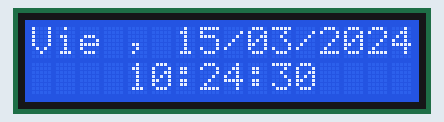
Simulated run of this sketch. Board: Arduino Uno, built with avr-gcc and run on an emulated ATmega328P. On the bench: 16×2 character LCD. The local clock reads 2024-03-15 10:24:30 at power-on unless the sketch sets it.

Above: at 0.1 s.
At 4.3 s:
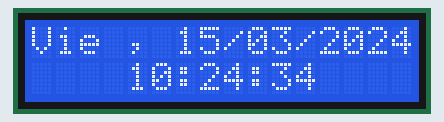
At 9.4 s:
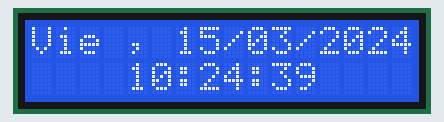
At 18.7 s:
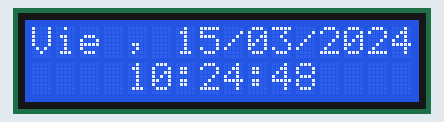
At 28.0 s:
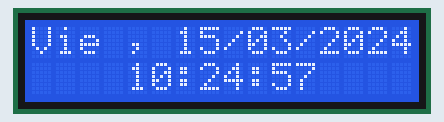
At 38.3 s:
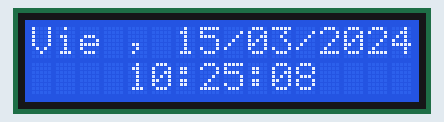

Measured:
- what the display in image 1 shows lasts 1.0 s, from 4.2 s to 5.2 s

The sketch:

RTC_LCD.ino
```cpp
#include <Wire.h> // Incluímos la librería Wire.
#include <LCD.h> // Incluímos la librería LCD.
#include <LiquidCrystal_I2C.h> // Incluímos la librería I2C para el display.
#include <DS1302.h> // Incluímos la librería para el control del reloj DS1302.

#define I2C_ADDR 0x3F // Definimos una variable global de la dirección del display.
Time t; // Definimos la variable "t" para guardar los datos.

DS1302 rtc(4, 3, 2); // Elegimos los pines conectados al RTC (RST,DAT,CLK).
LiquidCrystal_I2C lcd(I2C_ADDR, 2, 1, 0, 4, 5, 6, 7); // Elegimos la dirección y los pines que conectarían al display si no fuera I2C.

void setup()
{
        Wire.begin(); // Inicializamos el bus I2C.
        rtc.halt(false); // Inicializamos el RTC.
        rtc.writeProtect(true); // Activamos la protección contra escritura.
        lcd.begin (16, 2); // Inicializamos el display con 16 caraceres y 2 líneas.
        lcd.setBacklightPin(3, POSITIVE); // Activamos la luz de encendido del display, en este caso en el pin 3.
        lcd.setBacklight(HIGH); // Pin 3 encendido.
}

void loop()
{
        t = rtc.getTime(); // Inicializamos la variable "t" que creamos antes para que nos muestre los datos de tiempo recogidos por el RTC.

        lcd.setCursor(0, 0); // Nos colocamos para escribir en la parte superior del display.
        if (t.dow == 1) lcd.print("Lun"); // La variable t.dow (día de la semana) tendrá valor 1 para Lun y 7 para Dom.
        if (t.dow == 2) lcd.print("Mar");
        if (t.dow == 3) lcd.print("Mie");
        if (t.dow == 4) lcd.print("Jue");
        if (t.dow == 5) lcd.print("Vie");
        if (t.dow == 6) lcd.print("Sab");
        if (t.dow == 7) lcd.print("Dom");
        lcd.print(" ,");
        lcd.print(" ");
        print2digits(t.date); // Día.
        lcd.print("/");
        print2digits(t.mon); // Mes.
        lcd.print("/");
        lcd.print(t.year); // Año.

        lcd.setCursor(4, 1); // Nos colocamos para escribir en el led 5 de la parte inferior del display.
        print2digits(t.hour); // Hora en formato 00-23.
        lcd.print(":");
        print2digits(t.min); // Minutos en formato 00-59.
        lcd.print(":");
        print2digits(t.sec); // Segundos en formato 00-59.
        delay(1000); // Delay para presentar los datos en pantalla, cada segundo.
        lcd.clear(); // Refresco de pantalla.
}

// Función para añadir un "0" delante de los números con dígito simple

void print2digits(int number) {
        if (number >= 0 && number < 10) {
                lcd.write('0');
        }
        lcd.print(number);
}
```
